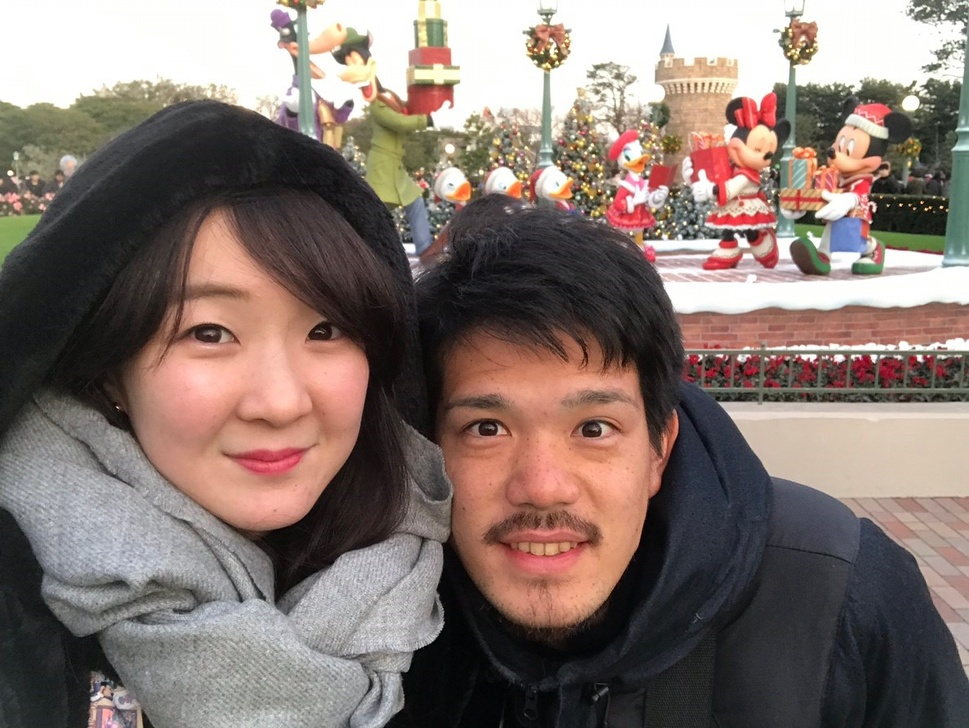
#> input picture pict/face.jpg, 969 x 728 px, shrunk from 1186 x 892 before the run
$ jupyter execute 20190428_ObjectDetectionSample.ipynb
#> lines starting #> are read from the running program, lines starting #| are printed output that depends on the picture; after the words box and inside, x2 and y2 are one past the last pixel; in counts of white or black regions, pixels touching at a corner belong together
[cell 1]
import numpy as np
import cv2 as cv
from IPython.display import display, Image

[cell 2]
face_cascade = cv.CascadeClassifier('haarcascade_frontalface_default.xml')
eye_cascade = cv.CascadeClassifier('haarcascade_eye.xml')
img = cv.imread('../pict/face.jpg')
#> img is the input picture: shape (728, 969, 3); mean B, G, R 110.5, 116.7, 132
gray = cv.cvtColor(img, cv.COLOR_BGR2GRAY)
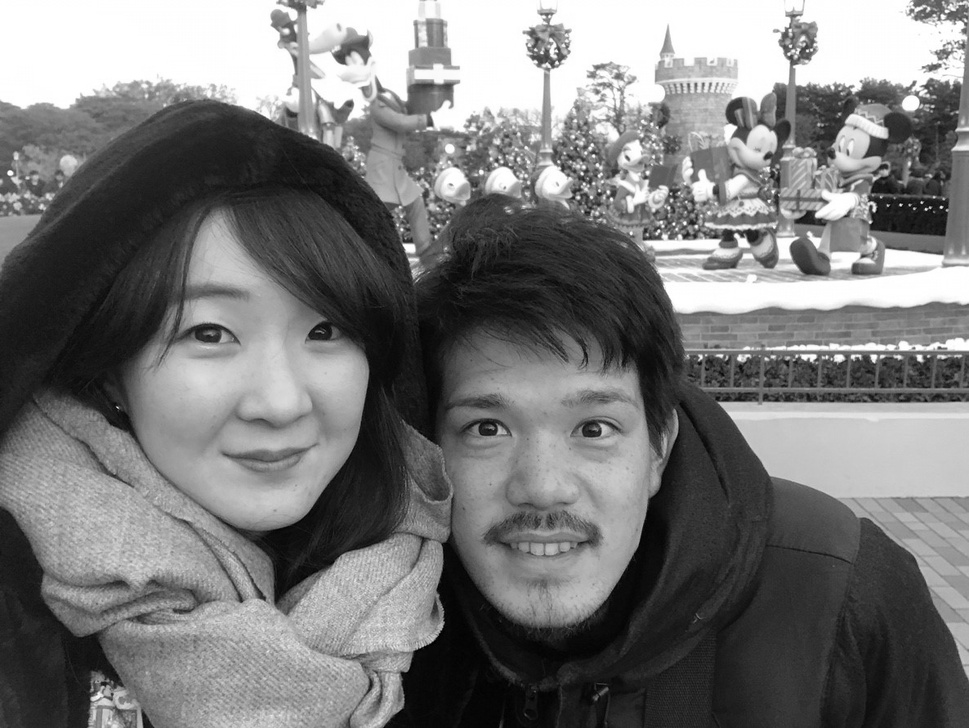
#> gray: shape (728, 969); min 0, max 255, mean 120.6

[cell 3]
def display_cv_image(image, format='.png'):
    decoded_bytes = cv.imencode(format, image)[1].tobytes()
    display(Image(data=decoded_bytes))

[cell 4]
faces = face_cascade.detectMultiScale(gray, 1.3, 5)
#> faces = [[404, 328, 279, 279], [118, 231, 283, 283]]
for (x,y,w,h) in faces:
    cv.rectangle(img,(x,y),(x+w,y+h),(255,0,0),2)
    roi_gray = gray[y:y+h, x:x+w]
    roi_color = img[y:y+h, x:x+w]
    eyes = eye_cascade.detectMultiScale(roi_gray)
    for (ex,ey,ew,eh) in eyes:
        cv.rectangle(roi_color,(ex,ey),(ex+ew,ey+eh),(0,255,0),2)
#> this loop made 2 passes
#> (x, y, w, h, eyes) on passes 1 to 2: (404, 328, 279, 279, [[51, 71, 59, 59], [157, 69, 64, 64], [84, 151, 101, 101]]), (118, 231, 283, 283, [[174, 72, 58, 58], [53, 69, 70, 70]])
#> pass 1, `roi_gray = gray[y:y+h, x:x+w]`:
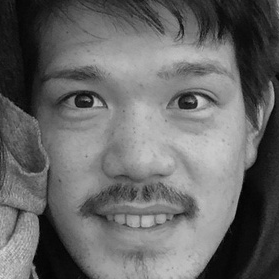
#> roi_gray: shape (279, 279); min 0, max 214, mean 103.8
#> pass 1, `roi_color = img[y:y+h, x:x+w]`:
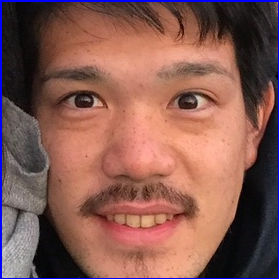
#> roi_color: shape (279, 279, 3); mean B, G, R 82.8, 90.9, 134.5
#> pass 2, `roi_gray = gray[y:y+h, x:x+w]`:
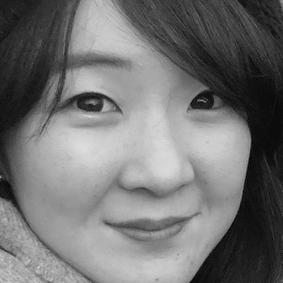
#> roi_gray: shape (283, 283); min 4, max 222, mean 114.8
#> pass 2, `roi_color = img[y:y+h, x:x+w]`:
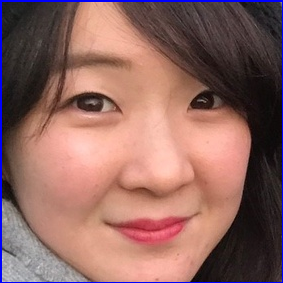
#> roi_color: shape (283, 283, 3); mean B, G, R 96.9, 102.6, 142.5
#> after the loop:
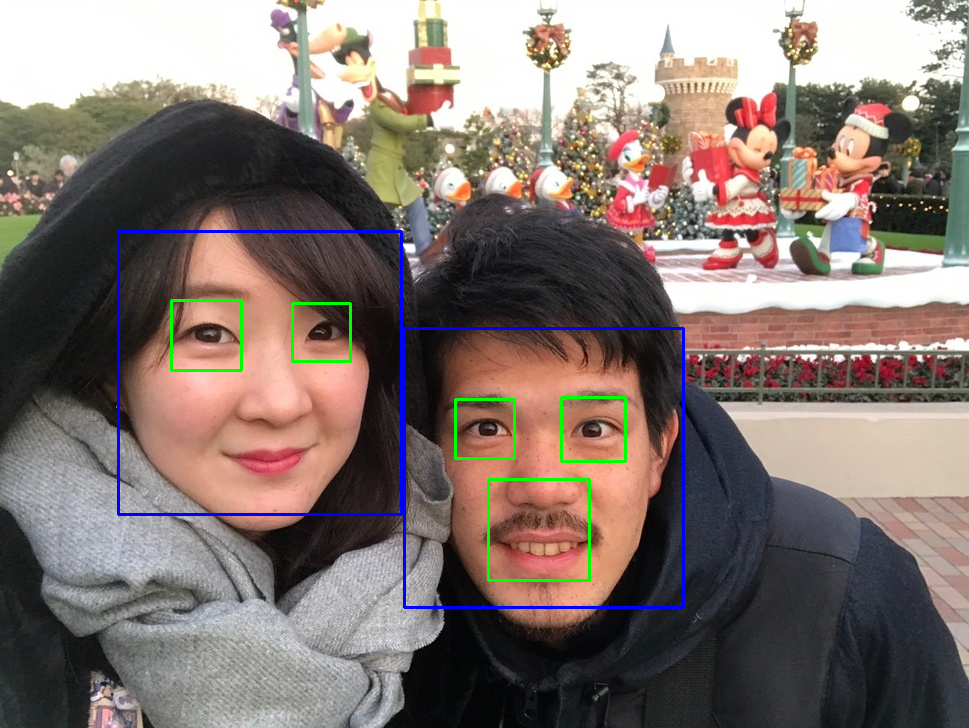
#> img: shape (728, 969, 3); 1.55% of pixels changed, all inside (x1, y1, x2, y2) = (117, 230, 685, 609)
#> after the loop:
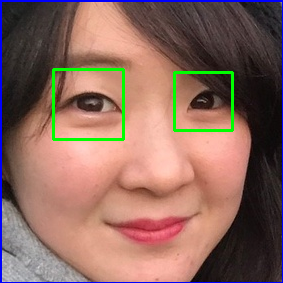
#> roi_color: shape (283, 283, 3); 1.91% of pixels changed, all inside (x1, y1, x2, y2) = (52, 68, 234, 141)
cv.imshow('img',img)
cv.waitKey(0)
cv.destroyAllWindows()

[cell 5]
display_cv_image(img, format='.jpg')
